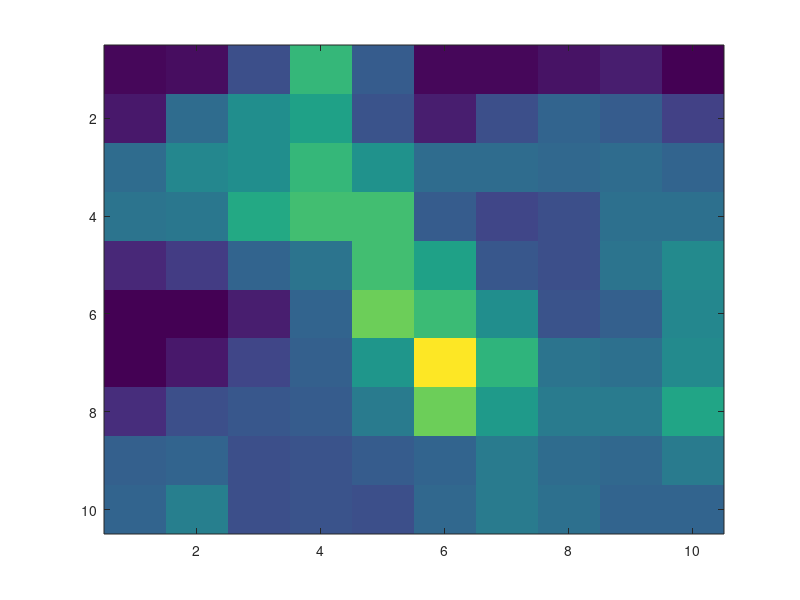

Reproduce this figure in MATLAB. (Note: this script raises an error after producing the figure.)
load('rejectionSamplingPatches2.mat');

%%

patchSize=10;
patches = cell(1,size(newPatches,1));
for i = 1:size(newPatches,1)
    imgToShow = reshape(newPatches(i,:,:),[patchSize patchSize]); 
    patches{i} = imgToShow;
end

%%
basePatchNum = floor(rand(1,1)*length(patches)) + 1;
basePatch = patches{basePatchNum};

figure
imagesc(basePatch);
%%
basePatch = patches{basePatchNum};

for patchNum = 1:length(patches)
    curPatch = patches{patchNum};
    
    totalFlow = min(sum(sum(basePatch)),sum(sum(curPatch)));
    [baseWeight,basePixelLocs] = getFeatureWeight(basePatch);
    [weight,pixelLocs] = getFeatureWeight(curPatch);

    F1 = basePixelLocs;
    W1 = baseWeight;

    F2 = pixelLocs;
    W2 = weight;
    %Func = @getPixelSquaredDist;
    Func = @getPixelDist;

    % number and length of feature vectors
    [m a] = size(F1);
    [n a] = size(F2);

    % gets ground distance matrix
    f = zeros(m,n);
    for i = 1:m
        for j = 1:n
            f(i, j) = Func(F1(i, 1:a), F2(j, 1:a));
        end
    end

    %{
    Graph has the following description:
        Edges from source to nodes with baseWeight
        Edges between baseWeight and curWeight
        Edges from curWeight to sink

    Let N be number of pixels in basePatch
    Cost Matrix and Capacity Matrix for the graph will have the following:
        First N rows/columns are nodes for basePatch
        Next N rows/columns are nodes for curPatch
        Node 2N+1 is the source
        Node 2N+1 is the sink
    %}

    N1 = length(W1); N2 = length(W2);
    matrixN = N1+N2+2;

    %makes cost matrix
    costMatrix = ones(matrixN,matrixN)*totalFlow;

    %makes capacity matrix. all edges not in graph have capacity 0
    capMatrix = zeros(matrixN,matrixN);

    %makes edges from source to base
    sourceIndex = N1+N2+1;
    for i = 1:N1
       costMatrix(sourceIndex,i) = 0;
       capMatrix(sourceIndex,i) = W1(i);
    end

    %makes edge from current to sink
    sinkIndex = sourceIndex+1;
    for i = 1:N2
       index = N1 + i;
       costMatrix(index,sinkIndex)=0;
       capMatrix(index,sinkIndex)=W2(i);
    end

    %makes edges from base to current
    costMatrix(1:N1,(N1+1):(N2+N1)) = f;
    capMatrix(1:N1,(N1+1):(N2+N1)) = ones(N1,N2).*totalFlow;

    file1 = strcat('matricesToCompute/costMatrix',num2str(patchNum),'.txt');
    file2 = strcat('matricesToCompute/capMatrix',num2str(patchNum),'.txt');
    save(file1,'costMatrix','-ascii');
    save(file2,'capMatrix','-ascii');
    
    if(mod(patchNum,20) == 0)
       patchNum 
    end
    
end

%%

load('emdResults.txt');
[emdVals bestIndices] = sort(emdResults);
